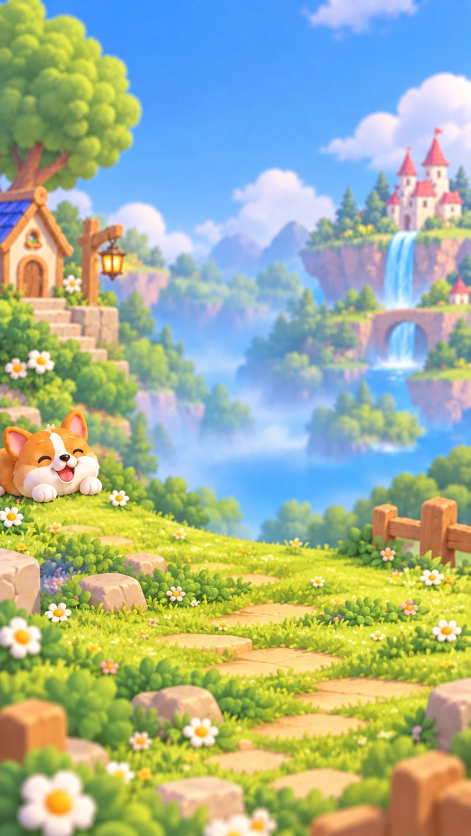
#> input picture temp/ui-redesign-handoff-20260929/assets/backgrounds/valley-portrait.webp, 941 x 1672 px (shown at 1/2 size); its folder holds 2 pictures in this run
$ python preview_assembly.py
#> lines starting #> are read from the running program, lines starting #| are printed output that depends on the picture
"""Offline visual assembly of the delivered slices; NOT a running game screenshot."""
from pathlib import Path
from PIL import Image, ImageDraw, ImageFont, ImageFilter

ROOT=Path(__file__).resolve().parents[1]
R=Image.Resampling.LANCZOS

def load(p):return Image.open(ROOT/'assets'/p).convert('RGBA')
#> called with p = 'backgrounds/valley-portrait.webp'
def font(n):return ImageFont.truetype(r'C:\Windows\Fonts\msyh.ttc',n)
def text(im,s,x,y,n=16,fill='#562c13',anchor='lt'):
    ImageDraw.Draw(im).text((x,y),s,font=font(n),fill=fill,anchor=anchor)
def paste(im,p,x,y,w,h=None):
    a=load(p)
    if h is None:h=round(w*a.height/a.width)
    im.alpha_composite(a.resize((w,h),R),(x,y))
def background(blur=0):
    a=load('backgrounds/valley-portrait.webp')
    scale=max(390/a.width,844/a.height)
#> scale = 0.505
    a=a.resize((round(a.width*scale),round(a.height*scale)),R)
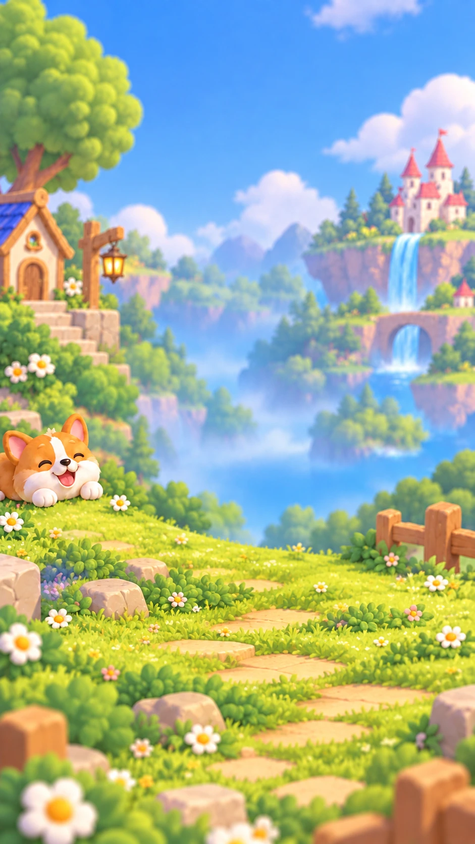
#> a: PIL image 475x844 RGBA; mean R, G, B, A 162.4, 178.7, 151.6, 255
    l=(a.width-390)//2;a=a.crop((l,0,l+390,844))
#> after `l = (a.width - 390) // 2`: l = 42
#> after `a = a.crop((l, 0, l + 390, 844))`:
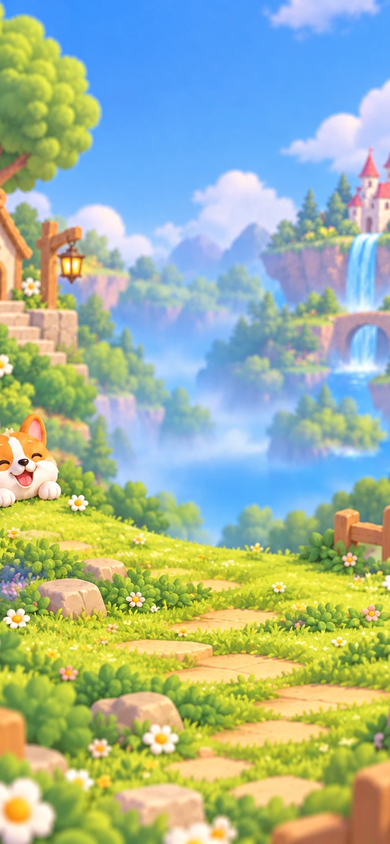
#> a: PIL image 390x844 RGBA; mean R, G, B, A 160.2, 181.4, 157.1, 255
    return a.filter(ImageFilter.GaussianBlur(blur)) if blur else a

def nine(canvas,path,x,y,w,h,slices,display=0.4):
    a=load(path);t,r,b,l=slices
    ol,ot,orr,ob=[round(v*display) for v in (l,t,r,b)]
    sx=[0,l,a.width-r,a.width];sy=[0,t,a.height-b,a.height]
    dx=[0,ol,w-orr,w];dy=[0,ot,h-ob,h]
    out=Image.new('RGBA',(w,h))
    for yy in range(3):
        for xx in range(3):
            p=a.crop((sx[xx],sy[yy],sx[xx+1],sy[yy+1]))
            p=p.resize((dx[xx+1]-dx[xx],dy[yy+1]-dy[yy]),R)
            out.alpha_composite(p,(dx[xx],dy[yy]))
    canvas.alpha_composite(out,(x,y))

home=background()
paste(home,'icons/logo-voxalblast.png',18,92,354)
#> (the run stopped early here; a loop or call above may not have finished)
